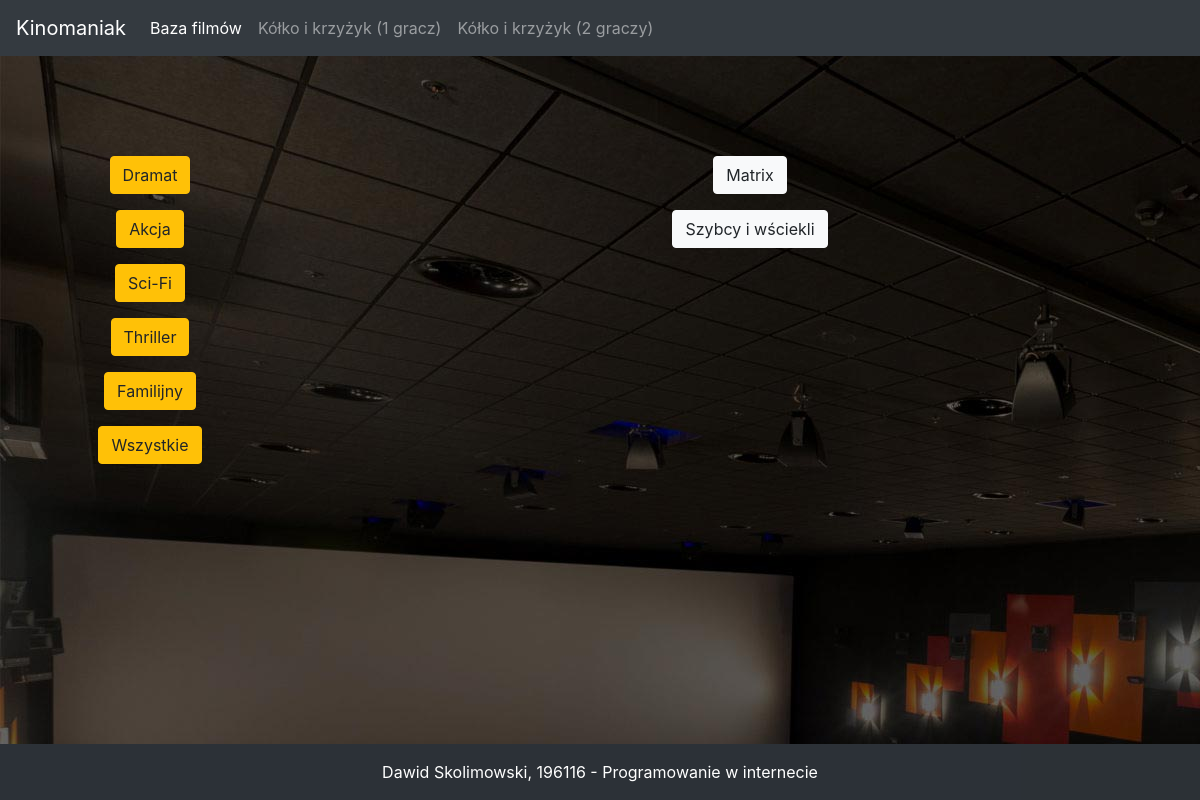
Page /gatunek/2/ on the committed database.
### Kinomaniak/models.py (models this page shows, shortened)
class Gatunki(models.Model):
    nazwa = models.CharField(max_length=100)

class Filmy(models.Model):
    nazwa = models.CharField(max_length=100)
    opis = models.TextField(blank=True)
    gatunek = models.ForeignKey(Gatunki, on_delete=models.CASCADE)

### Kinomaniak/views.py (the view)
# urls.py: path('gatunek/<id>/', gatunek),
def gatunek(request, id):
    gatunek_wybrany = Gatunki.objects.get(pk=id)
    gatunek_film = Filmy.objects.filter(gatunek = gatunek_wybrany)
    gatunki = Gatunki.objects.all()
    dane = {'gatunek_wybrany': gatunek_wybrany,
            'gatunek_film': gatunek_film,
            'gatunki': gatunki}
    return render(request, 'gatunek_film.html', dane)

### Kinomaniak/templates/gatunek_film.html
{% extends 'baza.html' %}
{% block wynik %}
    {% if gatunek_film %}
        {% for film in gatunek_film %}
            <p><a href="/film/{{ film.id }}" class="btn btn-light">{{ film.nazwa }}</a></p>
        {% endfor %}
    {% else %}
        <p>Brak filmów w tej kategorii</p>
    {% endif %}
{% endblock %}

### Kinomaniak/templates/baza.html (shortened to what this page needs)
{% load static %}
<html lang="pl">
<head>
    <link rel="stylesheet" href="https://stackpath.bootstrapcdn.com/bootstrap/4.1.3/css/bootstrap.min.css">
</head>
<body>
    <div class="tlo bg-image">
        <nav class="navbar navbar-expand-lg navbar-dark bg-dark">
          <a class="navbar-brand" href="/index.html">Kinomaniak</a>
          <div class="collapse navbar-collapse" id="navbarNav">
            <ul class="navbar-nav">
              <li class="nav-item active">
                <a class="nav-link" href="/baza.html">Baza filmów  <span class="sr-only">(current)</span></a>
              </li>
              <li class="nav-item">
                <a class="nav-link" href="/tictactoesp.html">Kółko i krzyżyk (1 gracz)</a>
              </li>
              <li class="nav-item">
                <a class="nav-link" href="/tictactoemp.html">Kółko i krzyżyk (2 graczy)</a>
              </li>
            </ul>
          </div>
        </nav>
        <div class="lista text-center text-white" style="width: 25%; float: left">
            {% for i in gatunki %}
                <p><a href="/gatunek/{{ i.id }}/" class="btn btn-warning">{{ i.nazwa }}</a></p>
            {% endfor %}
            <p><a href="/gatunek/all/" class="btn btn-warning">Wszystkie</a></p>
        </div>
        <div class="lista text-center text-white" style="width: 75%; float: left">
            {% block wynik %} <h1>Wybierz gatunek z listy po lewej</h1> {% endblock wynik %}
        </div>
        <footer class="bg-dark text-center text-white fixed-bottom">
          <div class="text-center p-3" style="background-color: rgba(0, 0, 0, 0.15);">
            Dawid Skolimowski, 196116 - Programowanie w internecie
          </div>
        </footer>
    </div>
</body>
</html>

### rows in the picture
Gatunki: nazwa "Dramat"
Gatunki: nazwa "Akcja"
Gatunki: nazwa "Sci-Fi"
Gatunki: nazwa "Thriller"
Gatunki: nazwa "Familijny"
Filmy: nazwa "Matrix"
Filmy: nazwa "Szybcy i wściekli"
